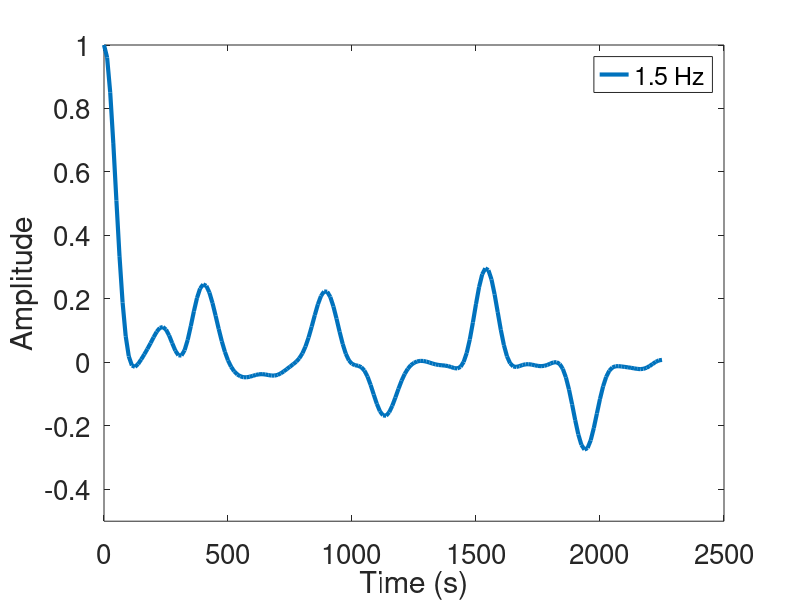

Write MATLAB code to recreate this figure.
clear all; clc; close all;

data=load('lowfreqLT34lio.mat');
% data2=load('hifreq.mat');
plot(data.tt(1:181)*100,data.cc4norm(1:181),'linewidth',3); hold on
% plot(data2.tt(1:481)*100,data2.cc4norm(1:481),'linewidth',3); hold off
ylim([-0.5 1]);
legend('1.5 Hz','4 Hz');
% title('Synthetic Receiver Function');
xlabel('Time (s)');
ylabel('Amplitude');
set(gca,'fontsize',20);